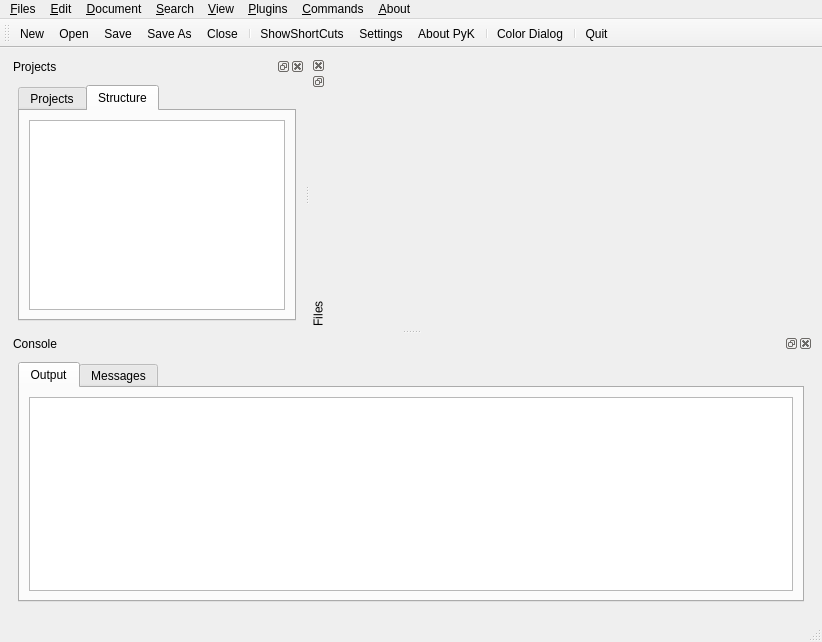
<ui version="4.0" >
 <class>PyK</class>
 <widget class="QMainWindow" name="PyK" >
  <property name="geometry" >
   <rect>
    <x>0</x>
    <y>0</y>
    <width>822</width>
    <height>600</height>
   </rect>
  </property>
  <property name="windowTitle" >
   <string>PyK</string>
  </property>
  <property name="windowIcon" >
   <iconset resource="pyedit.qrc" >:/PyK.png</iconset>
  </property>
  <property name="styleSheet" >
   <string/>
  </property>
  <property name="iconSize" >
   <size>
    <width>24</width>
    <height>24</height>
   </size>
  </property>
  <property name="dockOptions" >
   <set>QMainWindow::AllowTabbedDocks|QMainWindow::AnimatedDocks</set>
  </property>
  <widget class="QWidget" name="centralwidget" >
   <layout class="QHBoxLayout" >
    <item>
     <widget class="QSplitter" name="splitterMain" >
      <property name="sizePolicy" >
       <sizepolicy vsizetype="MinimumExpanding" hsizetype="Preferred" >
        <horstretch>0</horstretch>
        <verstretch>0</verstretch>
       </sizepolicy>
      </property>
      <property name="orientation" >
       <enum>Qt::Vertical</enum>
      </property>
      <widget class="QSplitter" name="splitterTop" >
       <property name="sizePolicy" >
        <sizepolicy vsizetype="Preferred" hsizetype="Expanding" >
         <horstretch>0</horstretch>
         <verstretch>1</verstretch>
        </sizepolicy>
       </property>
       <property name="orientation" >
        <enum>Qt::Horizontal</enum>
       </property>
       <widget class="QDockWidget" name="dockWidget_project" >
        <property name="sizePolicy" >
         <sizepolicy vsizetype="Preferred" hsizetype="Preferred" >
          <horstretch>0</horstretch>
          <verstretch>1</verstretch>
         </sizepolicy>
        </property>
        <property name="windowIcon" >
         <iconset resource="pyedit.qrc" >:/Images/crystal/snake_32.png</iconset>
        </property>
        <property name="styleSheet" >
         <string/>
        </property>
        <property name="windowTitle" >
         <string>Projects</string>
        </property>
        <widget class="QWidget" name="dockWidgetContents" >
         <layout class="QHBoxLayout" >
          <item>
           <widget class="QTabWidget" name="tabWidget_projets" >
            <property name="currentIndex" >
             <number>1</number>
            </property>
            <widget class="QWidget" name="tab_proj" >
             <attribute name="title" >
              <string>Projects</string>
             </attribute>
             <attribute name="icon" >
              <iconset resource="pyedit.qrc" >:/Images/crystal/projects.png</iconset>
             </attribute>
             <layout class="QHBoxLayout" >
              <item>
               <widget class="QListWidget" name="listWidget_projects" >
                <property name="styleSheet" >
                 <string/>
                </property>
               </widget>
              </item>
             </layout>
            </widget>
            <widget class="QWidget" name="tab_plugins" >
             <attribute name="title" >
              <string>Structure</string>
             </attribute>
             <attribute name="icon" >
              <iconset resource="pyedit.qrc" >:/Images/crystal/structure.png</iconset>
             </attribute>
             <layout class="QHBoxLayout" >
              <item>
               <widget class="QListWidget" name="listWidget_structure" />
              </item>
             </layout>
            </widget>
           </widget>
          </item>
         </layout>
        </widget>
       </widget>
       <widget class="QDockWidget" name="dockWidget_files" >
        <property name="sizePolicy" >
         <sizepolicy vsizetype="Preferred" hsizetype="Preferred" >
          <horstretch>1</horstretch>
          <verstretch>1</verstretch>
         </sizepolicy>
        </property>
        <property name="windowIcon" >
         <iconset resource="pyedit.qrc" >:/Images/crystal/snake_32.png</iconset>
        </property>
        <property name="features" >
         <set>QDockWidget::DockWidgetClosable|QDockWidget::DockWidgetFloatable|QDockWidget::DockWidgetVerticalTitleBar|QDockWidget::NoDockWidgetFeatures</set>
        </property>
        <property name="windowTitle" >
         <string>Files</string>
        </property>
        <widget class="QWidget" name="dockWidget_files_contents" >
         <layout class="QHBoxLayout" />
        </widget>
       </widget>
      </widget>
      <widget class="QDockWidget" name="dockWidget_console" >
       <property name="sizePolicy" >
        <sizepolicy vsizetype="Preferred" hsizetype="Preferred" >
         <horstretch>0</horstretch>
         <verstretch>0</verstretch>
        </sizepolicy>
       </property>
       <property name="windowTitle" >
        <string>Console</string>
       </property>
       <widget class="QWidget" name="dockWidget_console_widget" >
        <layout class="QHBoxLayout" >
         <item>
          <widget class="QTabWidget" name="tab_console" >
           <property name="sizePolicy" >
            <sizepolicy vsizetype="Preferred" hsizetype="Preferred" >
             <horstretch>0</horstretch>
             <verstretch>0</verstretch>
            </sizepolicy>
           </property>
           <property name="currentIndex" >
            <number>0</number>
           </property>
           <widget class="QWidget" name="tab_output" >
            <attribute name="title" >
             <string>Output</string>
            </attribute>
            <attribute name="icon" >
             <iconset resource="pyedit.qrc" >:/Images/crystal/plugins/console.png</iconset>
            </attribute>
            <layout class="QHBoxLayout" >
             <item>
              <widget class="QTextEdit" name="console" >
               <property name="sizePolicy" >
                <sizepolicy vsizetype="Preferred" hsizetype="Preferred" >
                 <horstretch>0</horstretch>
                 <verstretch>0</verstretch>
                </sizepolicy>
               </property>
               <property name="font" >
                <font/>
               </property>
               <property name="cursor" stdset="0" >
                <cursorShape>ArrowCursor</cursorShape>
               </property>
               <property name="acceptDrops" >
                <bool>false</bool>
               </property>
               <property name="readOnly" >
                <bool>true</bool>
               </property>
               <property name="html" >
                <string>&lt;html>&lt;head>&lt;meta name="qrichtext" content="1" />&lt;style type="text/css">
p, li { white-space: pre-wrap; }
&lt;/style>&lt;/head>&lt;body style=" font-family:'Sans Serif'; font-size:10pt; font-weight:400; font-style:normal;">
&lt;p style="-qt-paragraph-type:empty; margin-top:0px; margin-bottom:0px; margin-left:0px; margin-right:0px; -qt-block-indent:0; text-indent:0px; font-family:'DejaVu Sans Mono'; font-size:8pt;">&lt;/p>&lt;/body>&lt;/html></string>
               </property>
               <property name="overwriteMode" >
                <bool>true</bool>
               </property>
              </widget>
             </item>
            </layout>
           </widget>
           <widget class="QWidget" name="tab_messages" >
            <attribute name="title" >
             <string>Messages</string>
            </attribute>
            <attribute name="icon" >
             <iconset resource="pyedit.qrc" >:/Images/crystal/messages.png</iconset>
            </attribute>
            <layout class="QHBoxLayout" >
             <item>
              <widget class="QTextEdit" name="messages" />
             </item>
            </layout>
           </widget>
          </widget>
         </item>
        </layout>
       </widget>
      </widget>
     </widget>
    </item>
   </layout>
  </widget>
  <widget class="QMenuBar" name="menubar" >
   <property name="geometry" >
    <rect>
     <x>0</x>
     <y>0</y>
     <width>822</width>
     <height>27</height>
    </rect>
   </property>
   <widget class="QMenu" name="menuFiles" >
    <property name="title" >
     <string>&amp;Files</string>
    </property>
    <addaction name="actionNew" />
    <addaction name="actionOpen" />
    <addaction name="actionSave" />
    <addaction name="actionSaveAs" />
    <addaction name="actionClose" />
    <addaction name="separator" />
    <addaction name="actionPrint" />
    <addaction name="separator" />
    <addaction name="actionSettings" />
    <addaction name="separator" />
    <addaction name="actionQuit" />
   </widget>
   <widget class="QMenu" name="menuEdit" >
    <property name="title" >
     <string>&amp;Edit</string>
    </property>
   </widget>
   <widget class="QMenu" name="menuSearch" >
    <property name="title" >
     <string>&amp;Search</string>
    </property>
   </widget>
   <widget class="QMenu" name="menuView" >
    <property name="title" >
     <string>&amp;View</string>
    </property>
    <addaction name="actionViewProjectPane" />
    <addaction name="actionViewConsolePane" />
    <addaction name="actionColorDialog" />
    <addaction name="actionCalendar" />
   </widget>
   <widget class="QMenu" name="menuPlugins" >
    <property name="title" >
     <string>&amp;Plugins</string>
    </property>
   </widget>
   <widget class="QMenu" name="menuAbout" >
    <property name="title" >
     <string>&amp;About</string>
    </property>
    <addaction name="actionAbout" />
   </widget>
   <widget class="QMenu" name="menuCommands" >
    <property name="title" >
     <string>&amp;Commands</string>
    </property>
   </widget>
   <widget class="QMenu" name="menuDocument" >
    <property name="title" >
     <string>&amp;Document</string>
    </property>
    <addaction name="actionWrite_a_BOM_Unicode" />
   </widget>
   <addaction name="menuFiles" />
   <addaction name="menuEdit" />
   <addaction name="menuDocument" />
   <addaction name="menuSearch" />
   <addaction name="menuView" />
   <addaction name="menuPlugins" />
   <addaction name="menuCommands" />
   <addaction name="menuAbout" />
  </widget>
  <widget class="QStatusBar" name="statusbar" />
  <widget class="QToolBar" name="toolBar" >
   <property name="windowTitle" >
    <string>toolBar</string>
   </property>
   <attribute name="toolBarArea" >
    <enum>TopToolBarArea</enum>
   </attribute>
   <attribute name="toolBarBreak" >
    <bool>false</bool>
   </attribute>
   <addaction name="actionNew" />
   <addaction name="actionOpen" />
   <addaction name="actionSave" />
   <addaction name="actionSaveAs" />
   <addaction name="actionClose" />
   <addaction name="separator" />
   <addaction name="actionShortCuts" />
   <addaction name="actionSettings" />
   <addaction name="actionAbout" />
   <addaction name="separator" />
   <addaction name="actionColorDialog" />
   <addaction name="separator" />
   <addaction name="actionQuit" />
  </widget>
  <action name="actionNew" >
   <property name="icon" >
    <iconset resource="pyedit.qrc" >:/Images/crystal/filenew.png</iconset>
   </property>
   <property name="text" >
    <string>New</string>
   </property>
   <property name="shortcut" >
    <string>Ctrl+N</string>
   </property>
  </action>
  <action name="actionOpen" >
   <property name="icon" >
    <iconset resource="pyedit.qrc" >:/Images/crystal/fileopen.png</iconset>
   </property>
   <property name="text" >
    <string>Open</string>
   </property>
   <property name="shortcut" >
    <string>Ctrl+O</string>
   </property>
  </action>
  <action name="actionSave" >
   <property name="icon" >
    <iconset resource="pyedit.qrc" >:/Images/crystal/filesave.png</iconset>
   </property>
   <property name="text" >
    <string>Save</string>
   </property>
   <property name="shortcut" >
    <string>Ctrl+S</string>
   </property>
  </action>
  <action name="actionSaveAs" >
   <property name="icon" >
    <iconset resource="pyedit.qrc" >:/Images/crystal/filesaveas.png</iconset>
   </property>
   <property name="text" >
    <string>Save As</string>
   </property>
   <property name="shortcut" >
    <string>Ctrl+S, Ctrl+A</string>
   </property>
  </action>
  <action name="actionQuit" >
   <property name="icon" >
    <iconset resource="pyedit.qrc" >:/Images/crystal/exit.png</iconset>
   </property>
   <property name="text" >
    <string>Quit</string>
   </property>
   <property name="shortcut" >
    <string>Ctrl+Q</string>
   </property>
  </action>
  <action name="actionClose" >
   <property name="icon" >
    <iconset resource="pyedit.qrc" >:/Images/crystal/fileclose.png</iconset>
   </property>
   <property name="text" >
    <string>Close</string>
   </property>
   <property name="shortcut" >
    <string>Ctrl+Shift+C</string>
   </property>
  </action>
  <action name="actionAbout" >
   <property name="icon" >
    <iconset resource="pyedit.qrc" >:/Images/crystal/help_new.png</iconset>
   </property>
   <property name="text" >
    <string>About PyK</string>
   </property>
   <property name="shortcut" >
    <string>Ctrl+H</string>
   </property>
  </action>
  <action name="actionShortCuts" >
   <property name="icon" >
    <iconset resource="pyedit.qrc" >:/Images/crystal/shortcuts.png</iconset>
   </property>
   <property name="text" >
    <string>ShowShortCuts</string>
   </property>
   <property name="shortcut" >
    <string>Ctrl+Alt+S</string>
   </property>
  </action>
  <action name="actionShow_shortcuts" >
   <property name="icon" >
    <iconset resource="pyedit.qrc" >:/Images/crystal/shortcuts.png</iconset>
   </property>
   <property name="text" >
    <string>show shortcuts</string>
   </property>
  </action>
  <action name="actionWrite_a_BOM_Unicode" >
   <property name="checkable" >
    <bool>true</bool>
   </property>
   <property name="text" >
    <string>Write a BOM Unicode</string>
   </property>
  </action>
  <action name="actionViewProjectPane" >
   <property name="checkable" >
    <bool>true</bool>
   </property>
   <property name="checked" >
    <bool>false</bool>
   </property>
   <property name="icon" >
    <iconset/>
   </property>
   <property name="text" >
    <string>Project Pane</string>
   </property>
  </action>
  <action name="actionViewConsolePane" >
   <property name="checkable" >
    <bool>true</bool>
   </property>
   <property name="checked" >
    <bool>true</bool>
   </property>
   <property name="icon" >
    <iconset resource="pyedit.qrc" >:/Images/crystal/plugins/console.png</iconset>
   </property>
   <property name="text" >
    <string>Console Pane</string>
   </property>
  </action>
  <action name="actionPrint" >
   <property name="icon" >
    <iconset/>
   </property>
   <property name="text" >
    <string>Print</string>
   </property>
   <property name="shortcut" >
    <string>Ctrl+P</string>
   </property>
  </action>
  <action name="actionSettings" >
   <property name="icon" >
    <iconset resource="pyedit.qrc" >:/Images/crystal/settings.png</iconset>
   </property>
   <property name="text" >
    <string>Settings</string>
   </property>
  </action>
  <action name="actionColorDialog" >
   <property name="icon" >
    <iconset resource="pyedit.qrc" >:/Images/crystal/plugins/cell_32.png</iconset>
   </property>
   <property name="text" >
    <string>Color Dialog</string>
   </property>
  </action>
  <action name="actionCalendar" >
   <property name="icon" >
    <iconset resource="pyedit.qrc" >:/Images/crystal/cal.png</iconset>
   </property>
   <property name="text" >
    <string>Calendar</string>
   </property>
   <property name="shortcut" >
    <string>Alt+V, Alt+C</string>
   </property>
  </action>
 </widget>
 <resources>
  <include location="pyedit.qrc" />
 </resources>
 <connections>
  <connection>
   <sender>actionQuit</sender>
   <signal>triggered()</signal>
   <receiver>PyK</receiver>
   <slot>close()</slot>
   <hints>
    <hint type="sourcelabel" >
     <x>-1</x>
     <y>-1</y>
    </hint>
    <hint type="destinationlabel" >
     <x>410</x>
     <y>299</y>
    </hint>
   </hints>
  </connection>
 </connections>
</ui>
